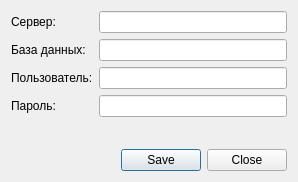
<?xml version="1.0" encoding="UTF-8"?>
<ui version="4.0">
 <class>ConnectionSettingDialog</class>
 <widget class="QDialog" name="ConnectionSettingDialog">
  <property name="geometry">
   <rect>
    <x>0</x>
    <y>0</y>
    <width>298</width>
    <height>182</height>
   </rect>
  </property>
  <property name="windowTitle">
   <string>Настройка подключения</string>
  </property>
  <layout class="QGridLayout" name="gridLayout">
   <item row="0" column="0">
    <layout class="QFormLayout" name="formLayout">
     <item row="0" column="0">
      <widget class="QLabel" name="label">
       <property name="text">
        <string>Сервер:</string>
       </property>
      </widget>
     </item>
     <item row="0" column="1">
      <widget class="QLineEdit" name="lineEditServer"/>
     </item>
     <item row="1" column="0">
      <widget class="QLabel" name="label_2">
       <property name="text">
        <string>База данных:</string>
       </property>
      </widget>
     </item>
     <item row="1" column="1">
      <widget class="QLineEdit" name="lineEditDatabase"/>
     </item>
     <item row="2" column="0">
      <widget class="QLabel" name="label_3">
       <property name="text">
        <string>Пользователь:</string>
       </property>
      </widget>
     </item>
     <item row="2" column="1">
      <widget class="QLineEdit" name="lineEditUser"/>
     </item>
     <item row="3" column="0">
      <widget class="QLabel" name="label_4">
       <property name="text">
        <string>Пароль:</string>
       </property>
      </widget>
     </item>
     <item row="3" column="1">
      <widget class="QLineEdit" name="lineEditPassword"/>
     </item>
    </layout>
   </item>
   <item row="1" column="0">
    <widget class="QDialogButtonBox" name="buttonBox">
     <property name="standardButtons">
      <set>QDialogButtonBox::Close|QDialogButtonBox::Save</set>
     </property>
    </widget>
   </item>
  </layout>
 </widget>
 <resources/>
 <connections/>
</ui>
